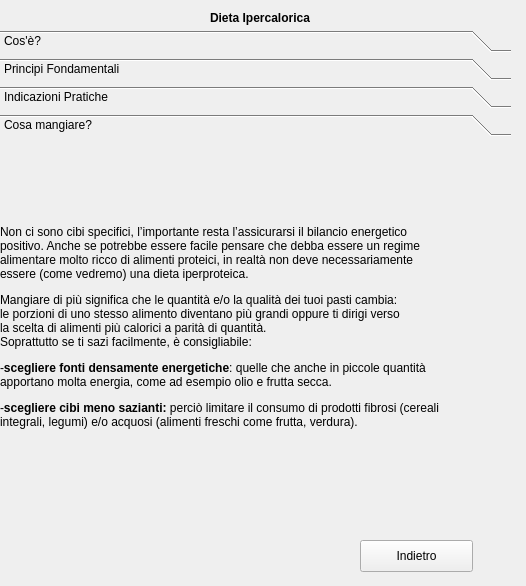
<?xml version="1.0" encoding="UTF-8"?>
<ui version="4.0">
 <class>Form</class>
 <widget class="QWidget" name="Form">
  <property name="geometry">
   <rect>
    <x>0</x>
    <y>0</y>
    <width>526</width>
    <height>586</height>
   </rect>
  </property>
  <property name="windowTitle">
   <string>Form</string>
  </property>
  <widget class="QToolBox" name="toolBox">
   <property name="geometry">
    <rect>
     <x>0</x>
     <y>30</y>
     <width>511</width>
     <height>501</height>
    </rect>
   </property>
   <property name="currentIndex">
    <number>3</number>
   </property>
   <widget class="QWidget" name="page">
    <property name="geometry">
     <rect>
      <x>0</x>
      <y>0</y>
      <width>511</width>
      <height>365</height>
     </rect>
    </property>
    <attribute name="label">
     <string>Cos'è?</string>
    </attribute>
    <widget class="QLabel" name="label_2">
     <property name="geometry">
      <rect>
       <x>0</x>
       <y>0</y>
       <width>511</width>
       <height>381</height>
      </rect>
     </property>
     <property name="text">
      <string>&lt;html&gt;&lt;head/&gt;&lt;body&gt;&lt;p&gt;La dieta ipercalorica è un regime alimentare utile a fornire più energia,&lt;/p&gt;&lt;p&gt;nutrienti e acqua rispetto al regime alimentare per il mantenimento&lt;/p&gt;&lt;p&gt;del peso; viene utilizzata nel ripristino del peso (INCREMENTO&lt;/p&gt;&lt;p&gt;ponderale) dei soggetti valutati in sottopeso (ovvero con &lt;/p&gt;&lt;p&gt;un indice di massa corporea &amp;lt;18,5 punti), e/o malnutriti.&lt;/p&gt;&lt;p&gt;In alcuni casi, la dieta ipercalorica può rappresentare un valido sostegno &lt;/p&gt;&lt;p&gt;per gli allenamenti di ginnastica pesante incentrati sullo sviluppo della &lt;/p&gt;&lt;p&gt;massa muscolare (aumento della sezione trasversa dei fasci), &lt;/p&gt;&lt;p&gt;purché rispettino i principi fondamentali della dietetica.&lt;/p&gt;&lt;/body&gt;&lt;/html&gt;</string>
     </property>
    </widget>
   </widget>
   <widget class="QWidget" name="page_3">
    <attribute name="label">
     <string>Principi Fondamentali</string>
    </attribute>
    <widget class="QLabel" name="label_3">
     <property name="geometry">
      <rect>
       <x>0</x>
       <y>0</y>
       <width>511</width>
       <height>381</height>
      </rect>
     </property>
     <property name="text">
      <string>&lt;html&gt;&lt;head/&gt;&lt;body&gt;&lt;p&gt;-Equilibrio nutrizionale dei macronutrienti energetici: 25% lipidi, &lt;/p&gt;&lt;p&gt;0,75-1,5g/kg di peso fisiologico desiderabile di proteine, &lt;/p&gt;&lt;p&gt;il resto dell'energia sotto forma di glucidi.&lt;/p&gt;&lt;p&gt;&lt;br/&gt;-Garanzia dei nutrienti essenziali, delle vitamine e dei sali minerali &lt;/p&gt;&lt;p&gt;(è sufficiente attenersi alle linee guida di una buona e sana alimentazione)&lt;/p&gt;&lt;p&gt;&lt;br/&gt;&lt;/p&gt;&lt;p&gt;-Surplus energetico MASSIMO del 10% rispetto alla normo-calorica.&lt;/p&gt;&lt;p&gt;&lt;br/&gt;&lt;/p&gt;&lt;p&gt;-Contenimento dei nutrienti potenzialmente nocivi se in eccesso: &lt;/p&gt;&lt;p&gt;colesterolo, saccarosio aggiunto, cloruro di sodio (Na), &lt;/p&gt;&lt;p&gt;grassi saturi, in alcuni casi anche la fibra ecc.&lt;/p&gt;&lt;/body&gt;&lt;/html&gt;</string>
     </property>
    </widget>
   </widget>
   <widget class="QWidget" name="page_2">
    <property name="geometry">
     <rect>
      <x>0</x>
      <y>0</y>
      <width>511</width>
      <height>365</height>
     </rect>
    </property>
    <attribute name="label">
     <string>Indicazioni Pratiche</string>
    </attribute>
    <widget class="QLabel" name="label_4">
     <property name="geometry">
      <rect>
       <x>0</x>
       <y>0</y>
       <width>511</width>
       <height>381</height>
      </rect>
     </property>
     <property name="text">
      <string>&lt;html&gt;&lt;head/&gt;&lt;body&gt;&lt;p&gt;A livello pratico, la dieta ipercalorica non è di difficile stesura; &lt;/p&gt;&lt;p&gt;è sufficiente svolgere l'impostazione di una normo-calorica &lt;/p&gt;&lt;p&gt;+ 10% dell'energia, adattare l'apporto proteico in base alle&lt;/p&gt;&lt;p&gt; necessità (tra 0,75 e 1,5g/kg) e scegliere correttamente &lt;/p&gt;&lt;p&gt;gli alimenti per il raggiungimento di tutti i&lt;/p&gt;&lt;p&gt; fabbisogni raccomandati (ferro, calcio, tiamina, riboflavina, niacina, ecc).&lt;/p&gt;&lt;/body&gt;&lt;/html&gt;</string>
     </property>
    </widget>
   </widget>
   <widget class="QWidget" name="page_4">
    <attribute name="label">
     <string>Cosa mangiare?</string>
    </attribute>
    <widget class="QLabel" name="label_5">
     <property name="geometry">
      <rect>
       <x>0</x>
       <y>0</y>
       <width>521</width>
       <height>371</height>
      </rect>
     </property>
     <property name="text">
      <string>&lt;html&gt;&lt;head/&gt;&lt;body&gt;&lt;p&gt;Non ci sono cibi specifici, l’importante resta l’assicurarsi il bilancio energetico &lt;br/&gt;positivo. Anche se potrebbe essere facile pensare che debba essere un regime&lt;br/&gt;alimentare molto ricco di alimenti proteici, in realtà non deve necessariamente &lt;br/&gt;essere (come vedremo) una dieta iperproteica.&lt;/p&gt;&lt;p&gt;Mangiare di più significa che le quantità e/o la qualità dei tuoi pasti cambia: &lt;br/&gt;le porzioni di uno stesso alimento diventano più grandi oppure ti dirigi verso &lt;br/&gt;la scelta di alimenti più calorici a parità di quantità. &lt;br/&gt;Soprattutto se ti sazi facilmente, è consigliabile:&lt;/p&gt;&lt;p&gt;-&lt;span style=&quot; font-weight:600;&quot;&gt;scegliere fonti densamente energetiche&lt;/span&gt;: quelle che anche in piccole quantità &lt;br/&gt;apportano molta energia, come ad esempio olio e frutta secca.&lt;/p&gt;&lt;p&gt;-&lt;span style=&quot; font-weight:600;&quot;&gt;scegliere cibi meno sazianti:&lt;/span&gt; perciò limitare il consumo di prodotti fibrosi (cereali &lt;br/&gt;integrali, legumi) e/o acquosi (alimenti freschi come frutta, verdura).&lt;/p&gt;&lt;/body&gt;&lt;/html&gt;</string>
     </property>
    </widget>
   </widget>
  </widget>
  <widget class="QLabel" name="label">
   <property name="geometry">
    <rect>
     <x>210</x>
     <y>10</y>
     <width>121</width>
     <height>16</height>
    </rect>
   </property>
   <property name="text">
    <string>&lt;html&gt;&lt;head/&gt;&lt;body&gt;&lt;p&gt;&lt;span style=&quot; font-weight:600;&quot;&gt;Dieta Ipercalorica&lt;/span&gt;&lt;/p&gt;&lt;/body&gt;&lt;/html&gt;</string>
   </property>
  </widget>
  <widget class="QPushButton" name="pushButton">
   <property name="geometry">
    <rect>
     <x>360</x>
     <y>540</y>
     <width>113</width>
     <height>32</height>
    </rect>
   </property>
   <property name="text">
    <string>Indietro</string>
   </property>
  </widget>
 </widget>
 <resources/>
 <connections/>
</ui>
